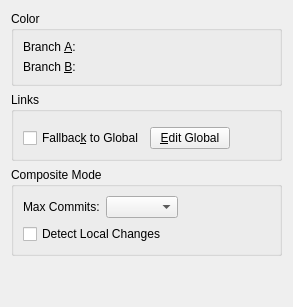
     <widget class="QWidget" name="tabSummary">
      <attribute name="title">
       <string>Co&amp;mmit</string>
      </attribute>
      <layout class="QVBoxLayout" name="verticalLayout_3">
       <item>
        <widget class="QGroupBox" name="groupBox">
         <property name="title">
          <string>Color</string>
         </property>
         <layout class="QGridLayout" name="gridLayout">
          <item row="1" column="1">
           <widget class="ColorWidget" name="colorB" native="true">
            <property name="sizePolicy">
             <sizepolicy hsizetype="Expanding" vsizetype="Preferred">
              <horstretch>0</horstretch>
              <verstretch>0</verstretch>
             </sizepolicy>
            </property>
            <property name="focusPolicy">
             <enum>Qt::FocusPolicy::StrongFocus</enum>
            </property>
           </widget>
          </item>
          <item row="1" column="0">
           <widget class="QLabel" name="label_2">
            <property name="text">
             <string>Branch &amp;B:</string>
            </property>
            <property name="buddy">
             <cstring>colorB</cstring>
            </property>
           </widget>
          </item>
          <item row="0" column="0">
           <widget class="QLabel" name="label">
            <property name="text">
             <string>Branch &amp;A:</string>
            </property>
            <property name="buddy">
             <cstring>colorA</cstring>
            </property>
           </widget>
          </item>
          <item row="0" column="1">
           <widget class="ColorWidget" name="colorA" native="true">
            <property name="sizePolicy">
             <sizepolicy hsizetype="Expanding" vsizetype="Preferred">
              <horstretch>0</horstretch>
              <verstretch>0</verstretch>
             </sizepolicy>
            </property>
            <property name="focusPolicy">
             <enum>Qt::FocusPolicy::StrongFocus</enum>
            </property>
           </widget>
          </item>
         </layout>
        </widget>
       </item>
       <item>
        <widget class="QGroupBox" name="linkGroup">
         <property name="title">
          <string>Links</string>
         </property>
         <layout class="QVBoxLayout" name="verticalLayout_9">
          <item>
           <widget class="LinkEditWidget" name="linkEditWidget" native="true"/>
          </item>
          <item>
           <layout class="QHBoxLayout" name="horizontalLayout_4">
            <item>
             <widget class="QCheckBox" name="cbFallback">
              <property name="toolTip">
               <string>Use global settings when no match current setting</string>
              </property>
              <property name="text">
               <string>Fallbac&amp;k to Global</string>
              </property>
             </widget>
            </item>
            <item>
             <widget class="QPushButton" name="btnGlobal">
              <property name="text">
               <string>&amp;Edit Global</string>
              </property>
             </widget>
            </item>
            <item>
             <spacer name="horizontalSpacer_4">
              <property name="orientation">
               <enum>Qt::Orientation::Horizontal</enum>
              </property>
              <property name="sizeHint" stdset="0">
               <size>
                <width>40</width>
                <height>20</height>
               </size>
              </property>
             </spacer>
            </item>
           </layout>
          </item>
         </layout>
        </widget>
       </item>
       <item>
        <widget class="QGroupBox" name="groupBox_10">
         <property name="title">
          <string>Composite Mode</string>
         </property>
         <layout class="QVBoxLayout" name="verticalLayout_19">
          <item>
           <layout class="QHBoxLayout" name="horizontalLayout_5">
            <item>
             <widget class="QLabel" name="label_17">
              <property name="text">
               <string>Max Commits:</string>
              </property>
             </widget>
            </item>
            <item>
             <widget class="QComboBox" name="cbCommitSince"/>
            </item>
            <item>
             <spacer name="horizontalSpacer_5">
              <property name="orientation">
               <enum>Qt::Orientation::Horizontal</enum>
              </property>
              <property name="sizeHint" stdset="0">
               <size>
                <width>40</width>
                <height>20</height>
               </size>
              </property>
             </spacer>
            </item>
           </layout>
          </item>
          <item>
           <widget class="QCheckBox" name="cbDetectLocalChanges">
            <property name="text">
             <string>Detect Local Changes</string>
            </property>
           </widget>
          </item>
         </layout>
        </widget>
       </item>
       <item>
        <spacer name="verticalSpacer_4">
         <property name="orientation">
          <enum>Qt::Orientation::Vertical</enum>
         </property>
         <property name="sizeHint" stdset="0">
          <size>
           <width>20</width>
           <height>40</height>
          </size>
         </property>
        </spacer>
       </item>
      </layout>
     </widget>
